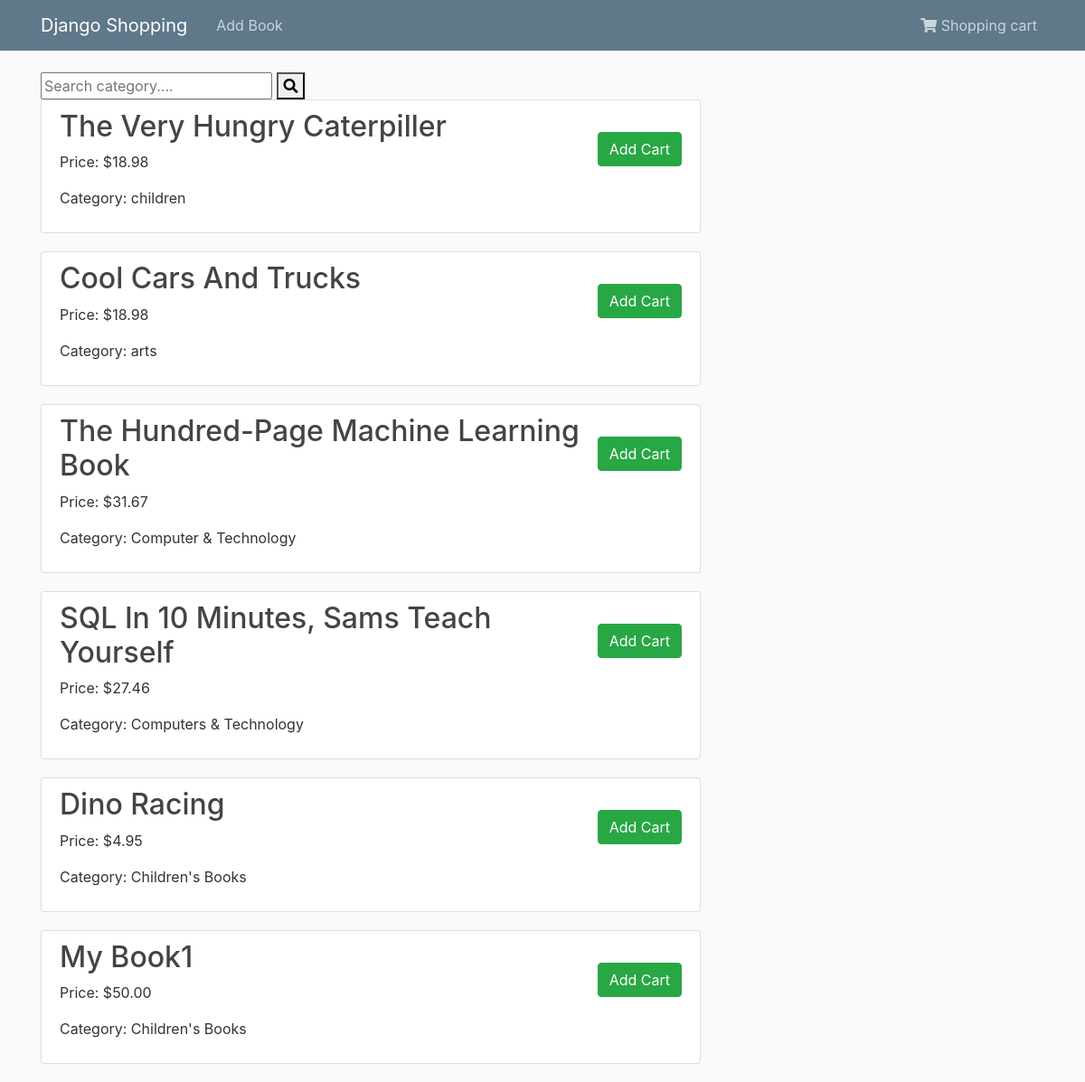
The page / on the database its author committed.
### shopping/models.py (models this page shows, shortened)
class Product(models.Model):
    name = models.CharField(max_length=50)
    category = models.CharField(max_length=50)
    description = models.TextField()
    price = models.DecimalField(max_digits=100, decimal_places=2)

### shopping/views.py (the view)
# urls.py: path('', ProductListView.as_view(), name="shopping-home"),
class ProductListView(ListView):
    model = Product
    template_name = "shopping/home.html"
    context_object_name = "products"

### shopping/templates/shopping/home.html
{% extends "shopping/base.html" %}
{% block content %}
<form id="searchform" action="{% url 'search' %}" method="get" value="{{request.GET.q}}">
    <input class="searchfield" id="searchbox" name="q" type="text" placeholder="Search category....">
    <button class="searchbutton" value="{{request.GET.q}}" type="submit">
            <i class="fa fa-search"></i>
    </button>
</form>
    {% for product in products %}
    <article class="media content-section">
            <div class="media-body">
              <h2><a class="article-title" href="{% url 'product-detail' product.id %}">{{ product.name }}</a></h2>
        <p class="article-content">Price: ${{product.price}}</p>
        <p class="article-content">Category: {{product.category}}</p>
         </div>
        <a href="#" class="btn btn-success pull-right addcart" role="button">Add Cart</a>
    </article>
    {% endfor %}
{% endblock content %}

### shopping/templates/shopping/base.html (shortened to what this page needs)
{% load static %}
<!DOCTYPE html>
<html lang="en">
<head>
       <link rel="stylesheet" href="https://stackpath.bootstrapcdn.com/bootstrap/4.2.1/css/bootstrap.min.css">
       <link rel="stylesheet" href="{% static "shopping/main.css" %}" type="text/css">
       <link rel="stylesheet" href="https://use.fontawesome.com/releases/v5.6.3/css/all.css"
>
</head>
<body>
    <header class="site-header">
        <nav class="navbar navbar-expand-md navbar-dark bg-steel fixed-top">
            <div class="container">
                <a class="navbar-brand mr-4" href="{% url "shopping-home" %}">Django Shopping</a>
                <div class="collapse navbar-collapse" id="navbarToggle">
                    <div class="navbar-nav mr-auto">
                        <a class="nav-item nav-link" href="{% url "product-create" %}">Add Book</a>
                    </div>
                      <div class="navbar-nav">
                            <a class="nav-item nav-link" href="#">
                                    <i class="fa fa-shopping-cart" aria-hidden="true"></i>   Shopping cart</a>
                          </div>
                </div>
            </div>
        </nav>
    </header>
    <main role="main" class="container">
        <div class="row">
            <div class="col-md-8">
                {% block content %}{% endblock %}
            </div>
        </div>
    </main>
  </body>
</body>
</html>

### shopping/static/shopping/main.css (style rules this page uses)
body { background: #fafafa; color: #333333; margin-top: 5rem; }
h1, h2, h3, h4, h5, h6 { color: #444444; }
.bg-steel { background-color: #5f788a; }
.site-header .navbar-nav .nav-link { color: #cbd5db; }
.addcart { margin-top: 25px; }
.media-body h2 { text-transform: capitalize; }
.content-section { background: #ffffff; padding: 10px 20px; border: 1px solid #dddddd; border-radius: 3px; margin-bottom: 20px; }
.article-title { color: #444444; }
.article-content { white-space: pre-line; }

### rows shown on the page
Product: name "The Very Hungry Caterpiller", price "18.98", category "children"
Product: name "Cool Cars And Trucks", price "18.98", category "arts"
Product: name "The Hundred-Page Machine Learning Book", price "31.67", category "Computer & Technology"
Product: name "SQL In 10 Minutes, Sams Teach Yourself", price "27.46", category "Computers & Technology"
Product: name "Dino Racing", price "4.95", category "Children's Books"
Product: name "My Book1", price "50.00", category "Children's Books"
